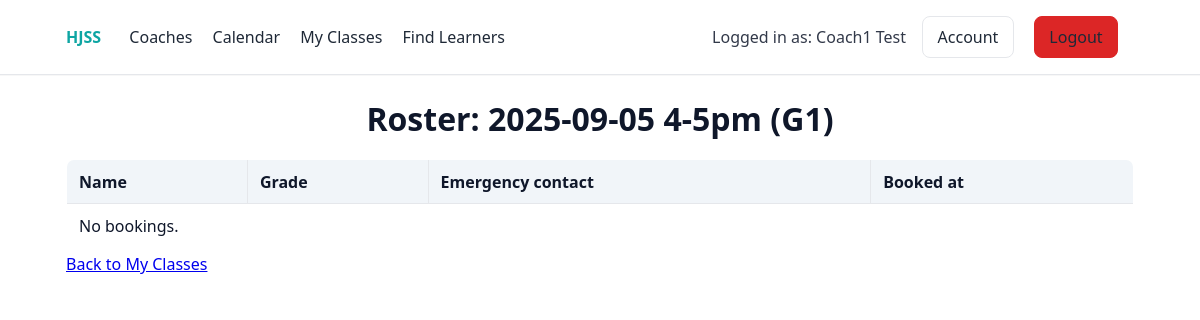
The page /lesson/1/roster (signed in) on the database its author committed.
### models.py (models this page shows, shortened)
class Coach(db.Model):
    __tablename__ = 'coaches'
    id = db.Column(db.Integer, primary_key=True)
    title = db.Column(db.String(20), nullable=True)
    first_name = db.Column(db.String(60), nullable=False)
    last_name = db.Column(db.String(60), nullable=False)
    email = db.Column(db.String(120), unique=True, nullable=False)
    password_hash = db.Column(db.String(128), nullable=False)
    two_factor_secret = db.Column(db.String(32))
    two_factor_enabled = db.Column(db.Boolean, default=False, nullable=False)
    phone = db.Column(db.String(15))
    profile_image = db.Column(db.String(255))  # path to uploaded image under static/uploads
    about_me = db.Column(db.Text)
    lessons = db.relationship('Lesson', backref='coach', lazy=True)

class Lesson(db.Model):
    __tablename__ = 'lessons'
    id = db.Column(db.Integer, primary_key=True)
    day_of_week = db.Column(db.String(10), nullable=False)  # Monday, Wednesday, Friday, Saturday
    time_slot = db.Column(db.String(10), nullable=False)    # 4-5pm, 5-6pm, 6-7pm, 2-3pm, 3-4pm
    grade_level = db.Column(db.Integer, nullable=False)     # 1-5
    coach_id = db.Column(db.Integer, db.ForeignKey('coaches.id'), nullable=False)
    max_capacity = db.Column(db.Integer, default=4)
    lesson_date = db.Column(db.Date, nullable=False)
    __table_args__ = (
        db.UniqueConstraint('lesson_date', 'time_slot', 'coach_id', name='uq_lesson_date_time_coach'),
    )
    bookings = db.relationship('Booking', backref='lesson', lazy=True, cascade='all, delete-orphan')

### portal.py (the view)
@portal_bp.route('/lesson/<int:lesson_id>/roster')
@login_required
def lesson_roster(lesson_id: int):
    user, role = current_user()
    lesson = Lesson.query.get_or_404(lesson_id)
    if role != 'coach' or lesson.coach_id != user.id:
        flash('Not allowed.', 'danger')
        return redirect(url_for('portal.my_classes'))
    booked = [b for b in lesson.bookings if b.booking_status == 'booked']
    booked.sort(key=lambda b: (b.learner.last_name.lower(), b.learner.first_name.lower()))
    return render_template('roster.html', lesson=lesson, bookings=booked)

### auth.py (called while the page is built)
def _get_user(role: str, user_id: int):
    if role == 'learner':
        return Learner.query.get(user_id)
    if role == 'coach':
        return Coach.query.get(user_id)
    return None

def current_user():
    role = session.get('role')
    uid = session.get('user_id')
    if not role or not uid:
        return None, None
    return _get_user(role, uid), role

def login_required(view_func):
    from functools import wraps
    @wraps(view_func)
    def wrapper(*args, **kwargs):
        user, _ = current_user()
        if not user:
            flash('Please log in to continue.', 'warning')
            return redirect(url_for('auth.login'))
        return view_func(*args, **kwargs)
    return wrapper

### main.py (called while the page is built)
@app.context_processor
def inject_user():
    from auth import _get_user
    role = session.get('role')
    uid = session.get('user_id')
    user = _get_user(role, uid) if role and uid else None
    return dict(current_user=user, current_role=role)

### templates/roster.html (shortened to what this page needs)
{% extends 'base.html' %}
{% block content %}
<h1>Roster: {{ lesson.lesson_date }} {{ lesson.time_slot }} (G{{ lesson.grade_level }})</h1>
<table border="1" cellpadding="6" cellspacing="0" style="width:100%; border-collapse:collapse;">
  <thead><tr><th>Name</th><th>Grade</th><th>Emergency contact</th><th>Booked at</th></tr></thead>
  <tbody>
    {% if not bookings %}
      <tr><td colspan="4">No bookings.</td></tr>
    {% endif %}
  </tbody>
</table>
<p><a href="{{ url_for('portal.my_classes') }}">Back to My Classes</a></p>
{% endblock %}

### templates/base.html (shortened to what this page needs)
<!doctype html>
<html>
  <head>
    <link rel="stylesheet" href="/static/styles.css" />
  </head>
  <body>
    <header class="topbar">
      <div class="container flex between center">
        <nav class="nav-left">
          <a class="brand" href="/">HJSS</a>
          <a href="/coaches">Coaches</a>
          <a href="/calendar">Calendar</a>
          <a href="/my-classes">My Classes</a>
          {% if current_role == 'coach' %}
            <a href="/coach/learners">Find Learners</a>
          {% endif %}
        </nav>
        <div class="nav-right">
          {% if current_user %}
            <span class="user-badge">Logged in as: {{ current_user.first_name }} {{ current_user.last_name }}</span>
            <a class="btn" href="/account">Account</a>
            <a class="btn btn-danger" href="/logout">Logout</a>
          {% else %}
            <a class="btn" href="/login">Login</a>
            <a class="btn btn-primary" href="/register/learner">Sign up</a>
          {% endif %}
        </div>
      </div>
    </header>
    <main class="container">
      {% block content %}{% endblock %}
    </main>
  </body>
  </html>

### static/styles.css (style rules this page uses)
:root { --bg:#ffffff; --bg-muted:#f8fafc; --text:#0f172a; --muted:#334155; --border:#e5e7eb; --brand:#0ea5a3; --primary:#2563eb; --danger:#dc2626; --success:#16a34a; --warning:#d97706; --label-w:200px; --input-w:420px; --label-gap:.6rem; }
* { box-sizing:border-box }
html { -webkit-text-size-adjust:100% }
html,body { height:100% }
body { margin:0;background:var(--bg);color:var(--text);font:16px/1.5 system-ui, -apple-system, Segoe UI, Roboto, Helvetica, Arial, sans-serif; -webkit-font-smoothing:antialiased; -moz-osx-font-smoothing:grayscale }
h1 { font-size:2rem;margin:.25rem 0 1rem }
p { margin:.25rem 0 .5rem }
.container { max-width:1100px;margin:0 auto;padding:1rem }
.flex { display:flex }
.between { justify-content:space-between }
.center { align-items:center }
.topbar { position:sticky;top:0;background:#fff;border-bottom:1px solid var(--border);z-index:10;box-shadow:0 1px 0 rgba(0,0,0,.03) }
.topbar a { color:#1f2937;text-decoration:none;margin-right:1rem }
.topbar .brand { font-weight:700;margin-right:1.5rem;color:var(--brand) }
.btn { display:inline-block;padding:.5rem .9rem;border-radius:.5rem;border:1px solid var(--border);background:#fff;color:#111827;text-decoration:none }
.btn-danger { background:#dc2626;color:#fff;border-color:#dc2626 }
table { width:100%;border-collapse:collapse;background:#fff;border:1px solid var(--border);border-radius:8px;overflow:hidden }
th,td { padding:.6rem .75rem;border-bottom:1px solid var(--border) }
th { background:#f1f5f9;text-align:left }
h1,h2,h3 { text-align:center }
.user-badge { margin-right:.75rem;opacity:.85 }
nav a:last-child { margin-right:0 }
.center { text-align:center }

### rows shown on the page
Coach: first_name "Coach1", last_name "Test"
Lesson: lesson_date "2025-09-05", time_slot "4-5pm", grade_level "1"
